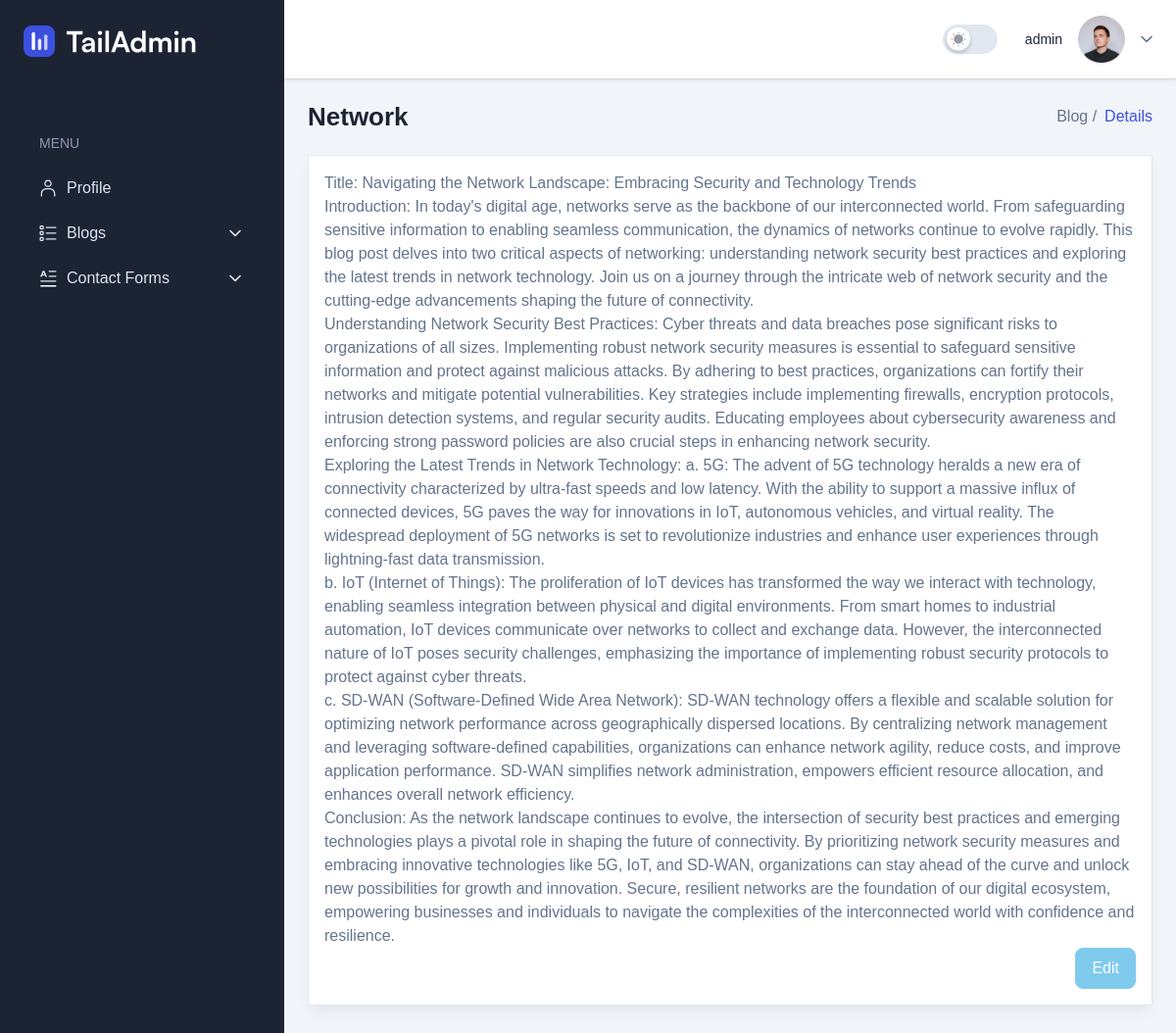
The page /blogs/network-627e1c28/ (signed in) on the database its author committed.
### assistant/models.py (models this page shows, shortened)
class Blog(BaseModel):
    def image_upload_path(instance, filename):
        file_extension = filename.split('.')[-1]
        new_filename = f"{instance.slug}-featured.{file_extension}"
        return f'featured_images/{instance.user}/{new_filename}'
    STATUS_CHOICES = (
        ('published', 'Published'),
        ('draft', 'Draft'),
        ('pending', 'Pending'),
        ('scheduled', 'Scheduled'),
        ('protected','Protected')
    )
    user = models.ForeignKey(settings.AUTH_USER_MODEL, on_delete=models.CASCADE)
    history = models.ForeignKey(History, on_delete=models.CASCADE, blank = True, null=True)
    slug = models.SlugField(max_length=255, unique=True, blank=True, null=True)
    title = models.CharField(max_length = 1024, blank = True, null = True)
    body = models.TextField(null = True, blank = True)
    status = models.CharField(max_length=20, choices = STATUS_CHOICES, default = 'draft')
    scheduled_time = models.DateTimeField(null = True, blank = True)
    password = models.CharField(max_length=128, null = True, blank = True)
    featured_image = models.ImageField(upload_to=image_upload_path, blank = True, null = True)
    class Meta:
        get_latest_by = 'created_dt'

class History(BaseModel):
    user = models.ForeignKey(settings.AUTH_USER_MODEL,on_delete=models.CASCADE )
    title = models.ForeignKey(BlogSection, on_delete=models.CASCADE, null = True, blank = True)
    slug = models.SlugField(max_length=1000, unique=True, blank=True, null=True)
    prompt = models.CharField(max_length=3000, null=True, blank=True)
    section = CKEditor5Field('section', config_name='extends', null=True, blank=True, default=None)
    body = CKEditor5Field('body', config_name='extends',null = True, blank = True)

class BlogSection(BaseModel):
    user = models.ForeignKey(settings.AUTH_USER_MODEL,on_delete=models.CASCADE )
    title = models.CharField(max_length = 2000, blank = True, null = True)
    slug = models.SlugField(max_length=255, unique=True, blank=True, null=True)
    def __str__(self) -> str:
        return self.title

### assistant/views.py (the view, shortened to what this page needs)
# urls.py: path('blogs/<str:slug>/', views.BlogDetailView.as_view(), name='blog-details'),
class BlogDetailView(LoginRequiredMixin, DetailView):
    template_name = 'assistant/blogdetails.html'
    model = Blog
    def get(self, request, *args, **kwargs):
        self.object = self.get_object()
        if self.object.status == 'protected' and self.object.user != self.request.user:
            form = PasswordForm()
            return render(request, 'assistant/protect.html', {'form': form, 'blog': self.object})
        return super().get(request, *args, **kwargs)
    def get_context_data(self, **kwargs):
        context = super().get_context_data(**kwargs)
        image = BlogImage.objects.filter(
            user=self.request.user,
            history = self.object.history
        )
        shortcodes = process_shortcodes(self.request, self.object.body )
        context['body_shortcodes'] = shortcodes
        context['image'] = image
        return context

### assistant/shortcodes.py (called while the page is built, shortened)
def process_shortcodes(request, body):
    shortcode_handlers = {
        'form': handle_form,
        'img': handle_img,
        'contactform': handle_contactform
    }
    csrf_token = get_token(request)
    for shortcode_type, handler in shortcode_handlers.items():
        body = handler(body, csrf_token)
    return body

def handle_img(body, csrf_token):
    img_htmls = {}
    img_tags = re.findall(r'\[img src:"([^"]+)"\]', body)
    if img_tags:
        for img_src in img_tags:
            img_htmls[img_src] = f'<img src="{img_src}" alt="image">'
    for img_src, img_html in img_htmls.items():
        body = re.sub(r'\[img src:"' + re.escape(img_src) + r'"\]', img_html, body)
    return body

def handle_form(body, csrf_token):
    shortcode_pattern = r'\[form(?:\s+field:(.*?)\s*(?:class:(.*?))?)?\]'
    matches = re.findall(shortcode_pattern, body)
    return body

### assistant/templates/assistant/blogdetails.html (shortened to what this page needs)
{% extends 'base.html' %}
{% load static   %}
{% load assistant_tags %}
{% block breadcrumb%}
<h2 class="text-title-md2 font-bold text-black dark:text-white">
     {{ blog.history.title }}
</h2>
<nav>
    <ol class="flex items-center gap-2">
        <li>
            <a class="font-medium" href="{% url 'generate_blog' %}">Blog /</a>
        </li>
        <li class="font-medium text-primary">Details</li>
    </ol>
</nav>
{% endblock%}
{% block content %}
    <div class="rounded-sm border border-stroke bg-white shadow-default dark:border-strokedark dark:bg-boxdark">
        <div class="w-full border-stroke dark:border-strokedark">
            <div class="w-full p-4">
                <div class="flex gap-16">
                    <div class="w-full">
                        <div>
                            {{ body_shortcodes  |safe }}
                        </div>
                        <form method="post">
                            <div class="flex justify-between items-center">
                                <a href="{% url 'blog-edit' blog.slug %}">
                                    <input type="button" value="Edit"
                                        class="px-4 py-2 rounded-lg border border-secondary bg-secondary font-medium text-white transition hover:bg-opacity-90" />
                                </a>
                            </div>
                        </form>
                    </div>
                </div>
            </div>
        </div>
    </div>
    <br>
    <br>
{% endblock content %}

### templates/partials/header.html (shortened to what this page needs)
{% load static %}
<header
  class="sticky top-0 z-999 flex w-full bg-white drop-shadow-1 dark:bg-boxdark dark:drop-shadow-none"
>
  <div
    class="flex flex-grow items-center justify-between px-4 py-4 shadow-2 md:px-6 2xl:px-11"
  >
    <div class="flex items-center gap-3 2xsm:gap-7">
      <ul class="flex items-center gap-2 2xsm:gap-4">
        <li>
          <label
            :class="darkMode ? 'bg-primary' : 'bg-stroke'"
            class="relative m-0 block h-7.5 w-14 rounded-full"
          >
            <span
              :class="darkMode && '!right-1 !translate-x-full'"
              class="absolute left-1 top-1/2 flex h-6 w-6 -translate-y-1/2 translate-x-0 items-center justify-center rounded-full bg-white shadow-switcher duration-75 ease-linear"
            >
              <span class="dark:hidden">
              </span>
            </span>
          </label>
        </li>
      </ul>
      <div
        class="relative"
        x-data="{ dropdownOpen: false }"
        @click.outside="dropdownOpen = false"
      >
        <a
          class="flex items-center gap-4"
          href="#"
          @click.prevent="dropdownOpen = ! dropdownOpen"
        >
          <span class="hidden text-right lg:block">
            <span class="block text-sm font-medium text-black dark:text-white"
              >{{ request.user }}</span
            >
          </span>
          <span class="h-12 w-12 rounded-full">
            <img src="{% static 'src/images/user/user-01.png' %}" alt="User" />
          </span>
        </a>
      </div>
    </div>
  </div>
</header>

### rows shown on the page
Blog: history "Network", body "Title: Navigating the Network Landscape: Embracing Security and Technology Trends Introduction: In today's digital age, networks serve as the backbone of our interconnected world. From safeguarding sensitive information to enabling seamless communication, the dynamics of networks continue to evolve rapidly. This blog post delves into two critical aspects of networking: understanding network security best practices and exploring the latest trends in network technology. Join us on a journey through the intricate web of network security and the cutting-edge advancements shaping the future of connectivity. Understanding Network Security Best Practices: Cyber threats and data breaches pose…"

### other values the page prints
{{ request.user }} "admin"
